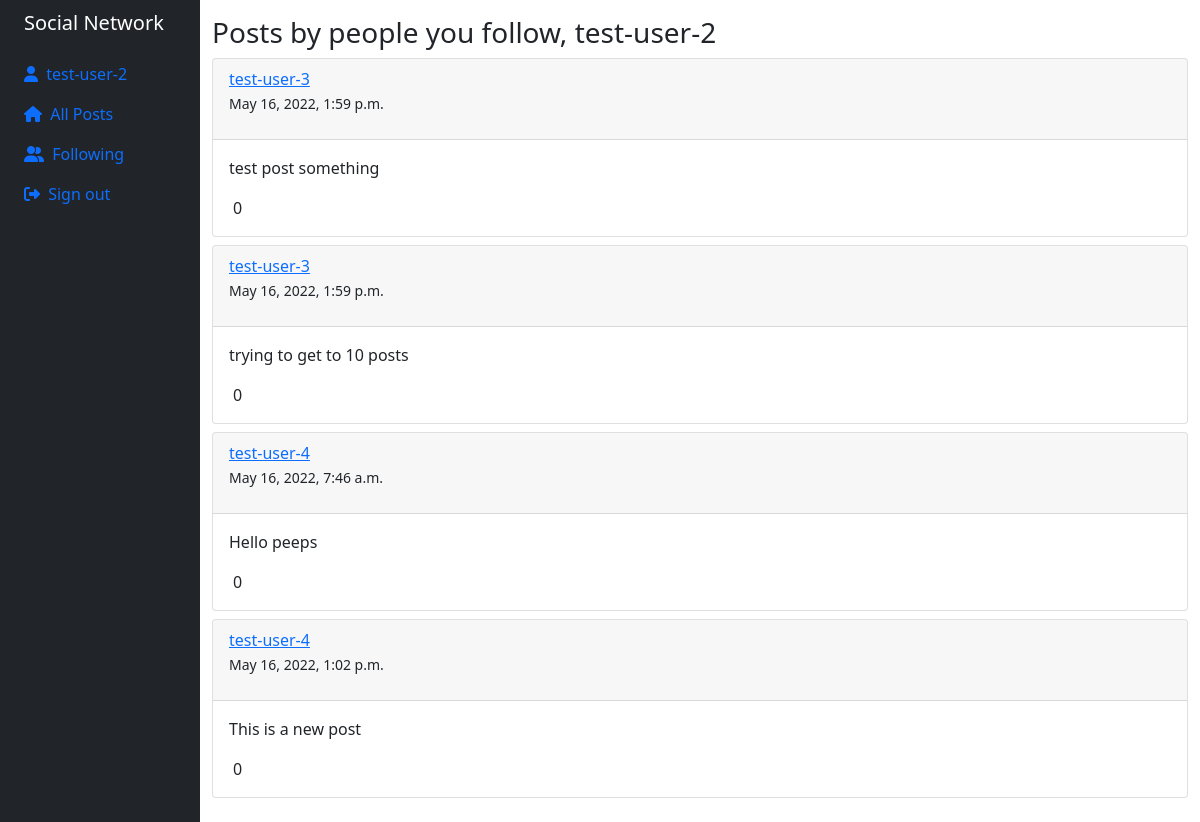
Before: /following (signed in) with the older database file.
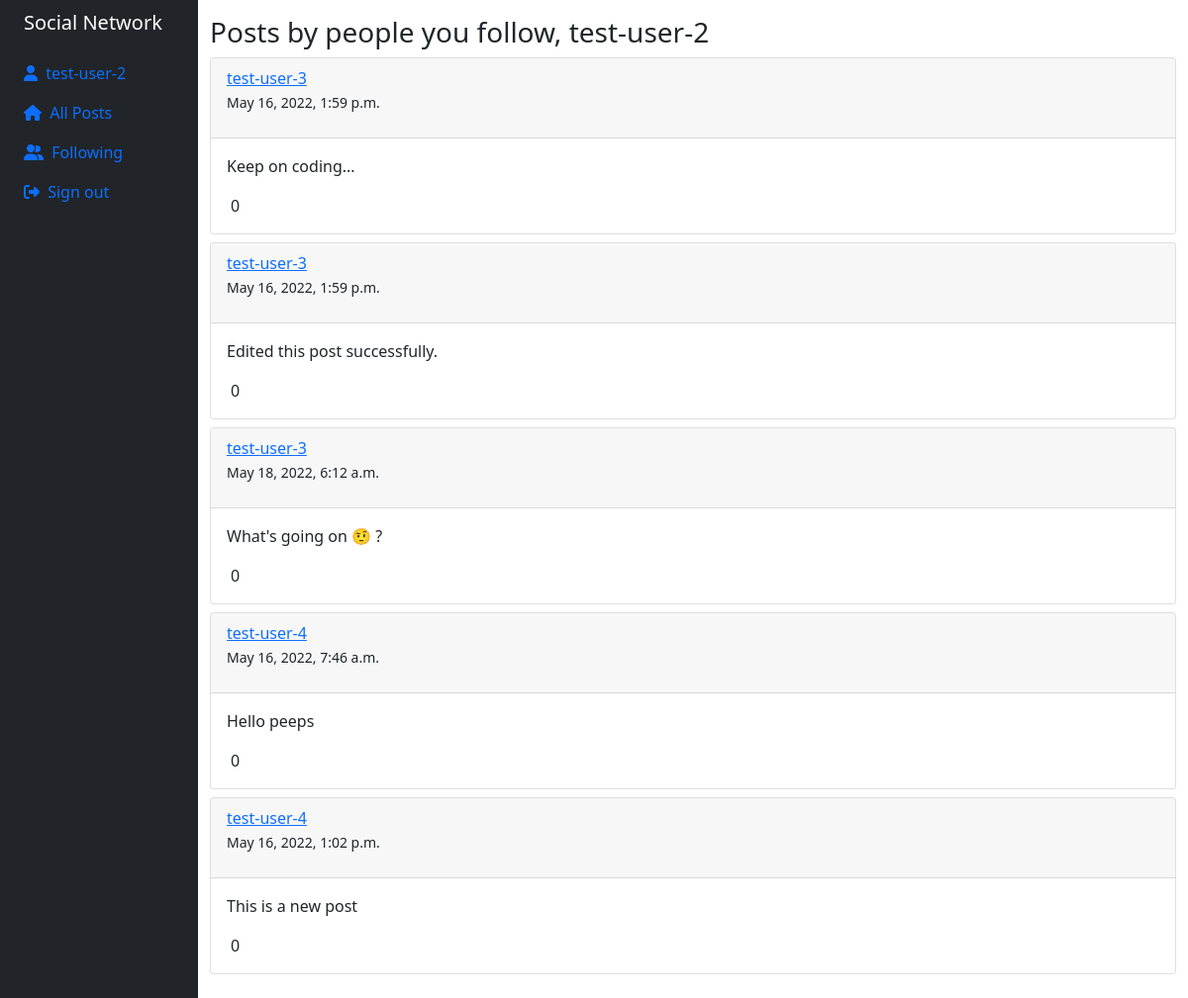
After: the same page with the newer database file.
### network/models.py (models this page shows, shortened)
class Post(models.Model):
    author = models.ForeignKey(
        User, on_delete=models.CASCADE, related_name="posts")
    content = models.TextField()
    likes = models.ManyToManyField(User, blank=True)
    created_on = models.DateTimeField(default=timezone.now)
    edited = models.BooleanField(default=False)
    def get_likes(self):
        return self.likes.all().count()
    def get_users_liked(self):
        qs = self.likes.all()
        return ", ".join([user.username for user in qs])

class User(AbstractUser):
    followers = models.ManyToManyField(
        "self", symmetrical=False, related_name="following", blank=True)
    def get_following(self):
        return self.following.all()

### network/views.py (the view)
# urls.py: path("following", views.following, name="following"),
@login_required
def following(request):
    if request.method == "GET":
        user = request.user
        following = user.get_following()
        posts = Post.objects.filter(author__in=following)
        context = {
            "posts": posts
        }
        return render(request, "network/following.html", context)

### network/templates/network/following.html (shortened to what this page needs)
{% extends "network/layout.html" %}
{% load static %}
{% block body %}
    <h3>Posts by people you follow, {{ user.username }}</h3>
    {% for post in posts %}
    <div class="card my-2">
        <div class="card-header">
            <a href="{% url 'profile' post.author.id %}">{{ post.author }}</a>
            <p><small>{{ post.created_on }}</small></p>
        </div>
        <div class="card-body">
            <p class="card-text">{{ post.content }}</p>
            <div class="like px-1">
                <span>{{ post.get_likes }}</span>
            </div>
        </div>
    </div>
    {% endfor %}
{% endblock body %}

Changed rows visible on the page:
changed Post: content "test post something" → "Keep on coding..."
changed Post: content "trying to get to 10 posts" → "Edited this post successfully."
added Post: author "test-user-3", created_on "May 18, 2022, 6:12 a.m.", content "What's going on 🤨 ?", get_likes "0"
